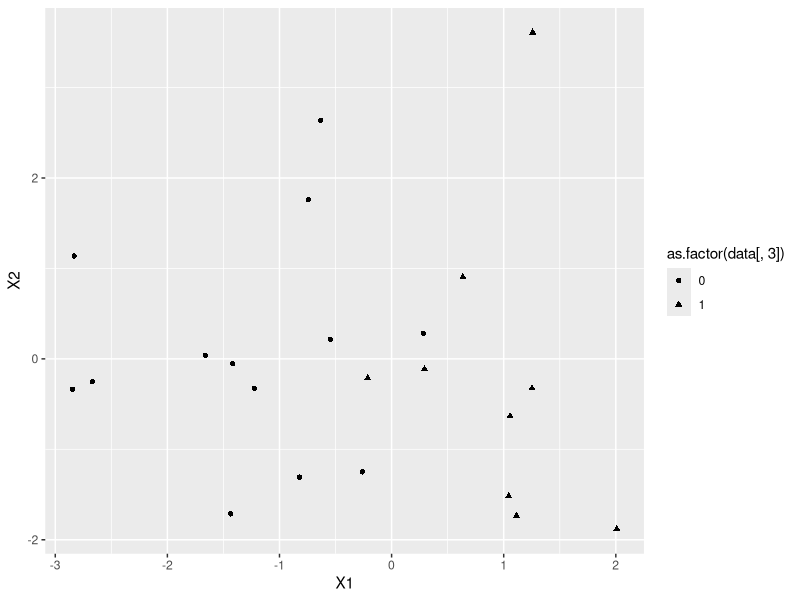
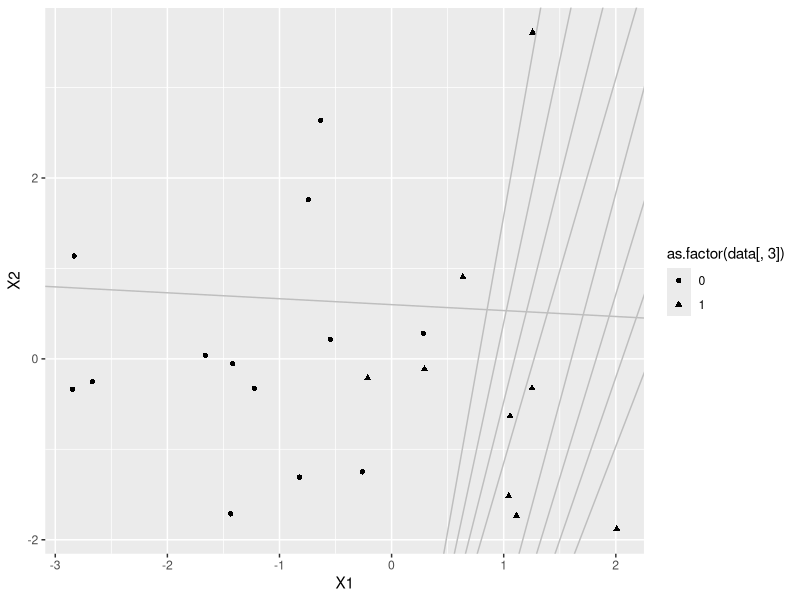
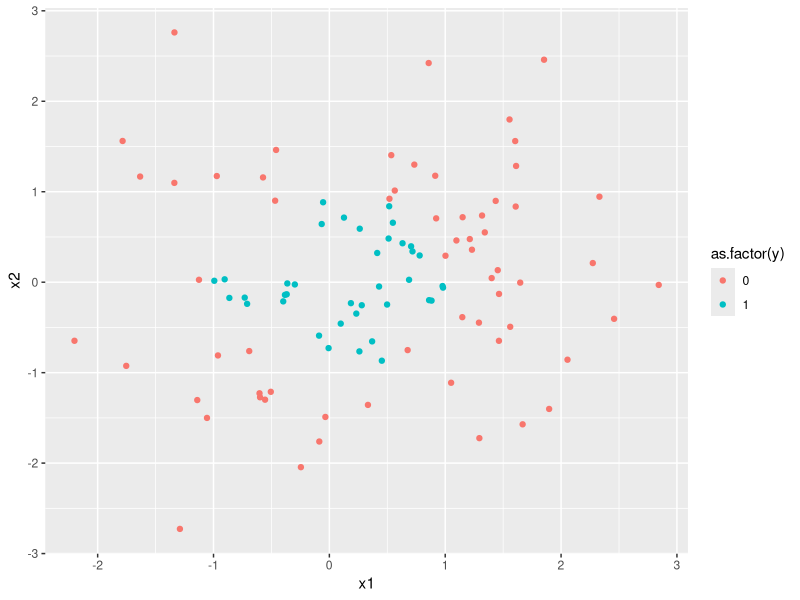
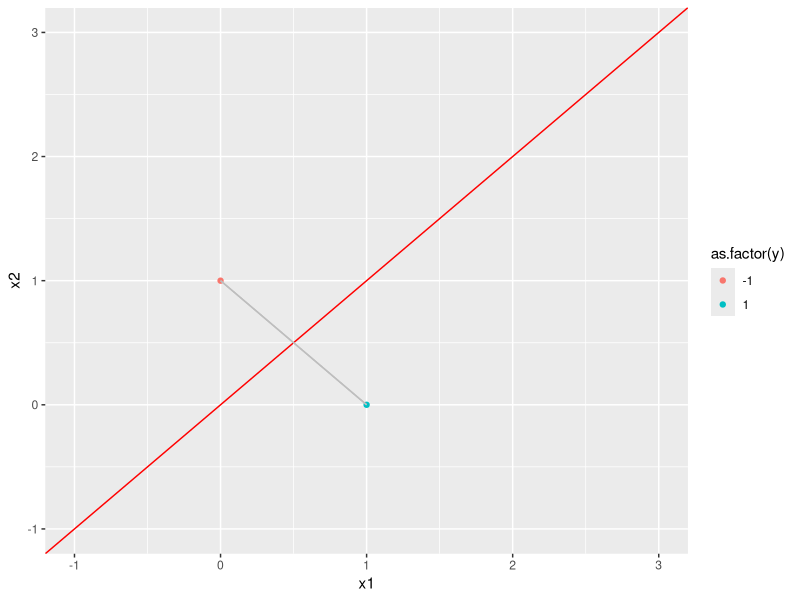

The R script that drew these images, in order:
## ---- chunk 1
library(MASS)
library(ggplot2)
data = mvrnorm(20, c(0, 0), matrix(c(2, 0, 0, 2), 2, 2))
minpos = min(data[,1][which(data[,1] > 0)])
maxneg = max(data[,1][which(data[,1] < 0)])
data = rbind(data.frame(data, data[,1] > 0), c(rep(runif(1, 0, minpos), 2), FALSE),
    c(rep(runif(1, maxneg, 0), 2), TRUE))
v = as.matrix(runif(3, 0, 1))
x.data = cbind(rep(1, dim(data)[1]), as.matrix(data[,1:2]))
y.data = as.matrix((data[,3] - 0.5) * 2)    
y.est = ((x.data %*% v > 0) - 0.5) * 2
v.data = as.matrix(v)
cnt = 1
while(any(y.est != y.data)){
    v = v + t(x.data) %*% (y.data - y.est)
    y.est = ((x.data %*% v > 0) - 0.5) * 2
    v.data = cbind(v.data, v)
    cnt = cnt + 1
    if(cnt == 10){break}}
graph = ggplot(data, mapping = aes(x = X1, y = X2, 
    shape = as.factor(data[,3]))) + geom_point()
graph.points = graph
for(i in 1:dim(v.data)[2]){
    graph = graph + geom_abline(intercept = v.data[1, i], 
        slope = -v.data[2, i] / v.data[3, i], col = 'grey')}
plot(graph.points)
plot(graph)
## ---- chunk 2
x1 = rnorm(100, 0, 1)
x2 = rnorm(100, 0, 1)
y = ifelse(x1 ^ 2 + x2 ^ 2 < 1, 1, 0)
d = data.frame(x1, x2, y)
library(ggplot2)
ggplot(d, aes(x = x1, y = x2, color = as.factor(y))) + geom_point()
## ---- chunk 3
x1 = c(1, 0)
x2 = c(0, 1)
y = c(1, -1)
d = data.frame(x1, x2, y)
ggplot(d, aes(x = x1, y = x2, color = as.factor(y))) +
	xlim(c(-1, 3)) + 
	ylim(c(-1, 3)) +
	geom_point() + 
	geom_abline(slope = 1, intercept = 0, col = 'red') + 
	geom_segment(x = x1[1], y = x1[2], xend = x2[1], yend = x2[2], col = 'grey')
